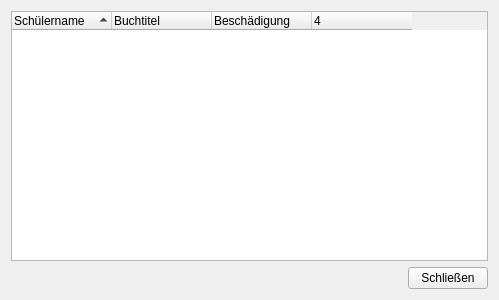
<?xml version="1.0" encoding="UTF-8"?>
<ui version="4.0">
 <class>DamagesWidget</class>
 <widget class="QWidget" name="DamagesWidget">
  <property name="geometry">
   <rect>
    <x>0</x>
    <y>0</y>
    <width>499</width>
    <height>300</height>
   </rect>
  </property>
  <property name="windowTitle">
   <string>Form</string>
  </property>
  <layout class="QVBoxLayout" name="verticalLayout">
   <item>
    <widget class="QTreeWidget" name="treeWidget">
     <property name="showDropIndicator" stdset="0">
      <bool>false</bool>
     </property>
     <property name="rootIsDecorated">
      <bool>true</bool>
     </property>
     <property name="sortingEnabled">
      <bool>true</bool>
     </property>
     <property name="allColumnsShowFocus">
      <bool>true</bool>
     </property>
     <property name="columnCount">
      <number>4</number>
     </property>
     <attribute name="headerMinimumSectionSize">
      <number>100</number>
     </attribute>
     <attribute name="headerStretchLastSection">
      <bool>false</bool>
     </attribute>
     <column>
      <property name="text">
       <string>Schülername</string>
      </property>
     </column>
     <column>
      <property name="text">
       <string>Buchtitel</string>
      </property>
     </column>
     <column>
      <property name="text">
       <string>Beschädigung</string>
      </property>
     </column>
     <column>
      <property name="text">
       <string/>
      </property>
     </column>
    </widget>
   </item>
   <item>
    <layout class="QHBoxLayout" name="horizontalLayout">
     <item>
      <spacer name="horizontalSpacer">
       <property name="orientation">
        <enum>Qt::Horizontal</enum>
       </property>
       <property name="sizeHint" stdset="0">
        <size>
         <width>40</width>
         <height>20</height>
        </size>
       </property>
      </spacer>
     </item>
     <item>
      <widget class="QPushButton" name="pushButton_Close">
       <property name="text">
        <string>Schließen</string>
       </property>
      </widget>
     </item>
    </layout>
   </item>
  </layout>
 </widget>
 <resources/>
 <connections/>
</ui>
